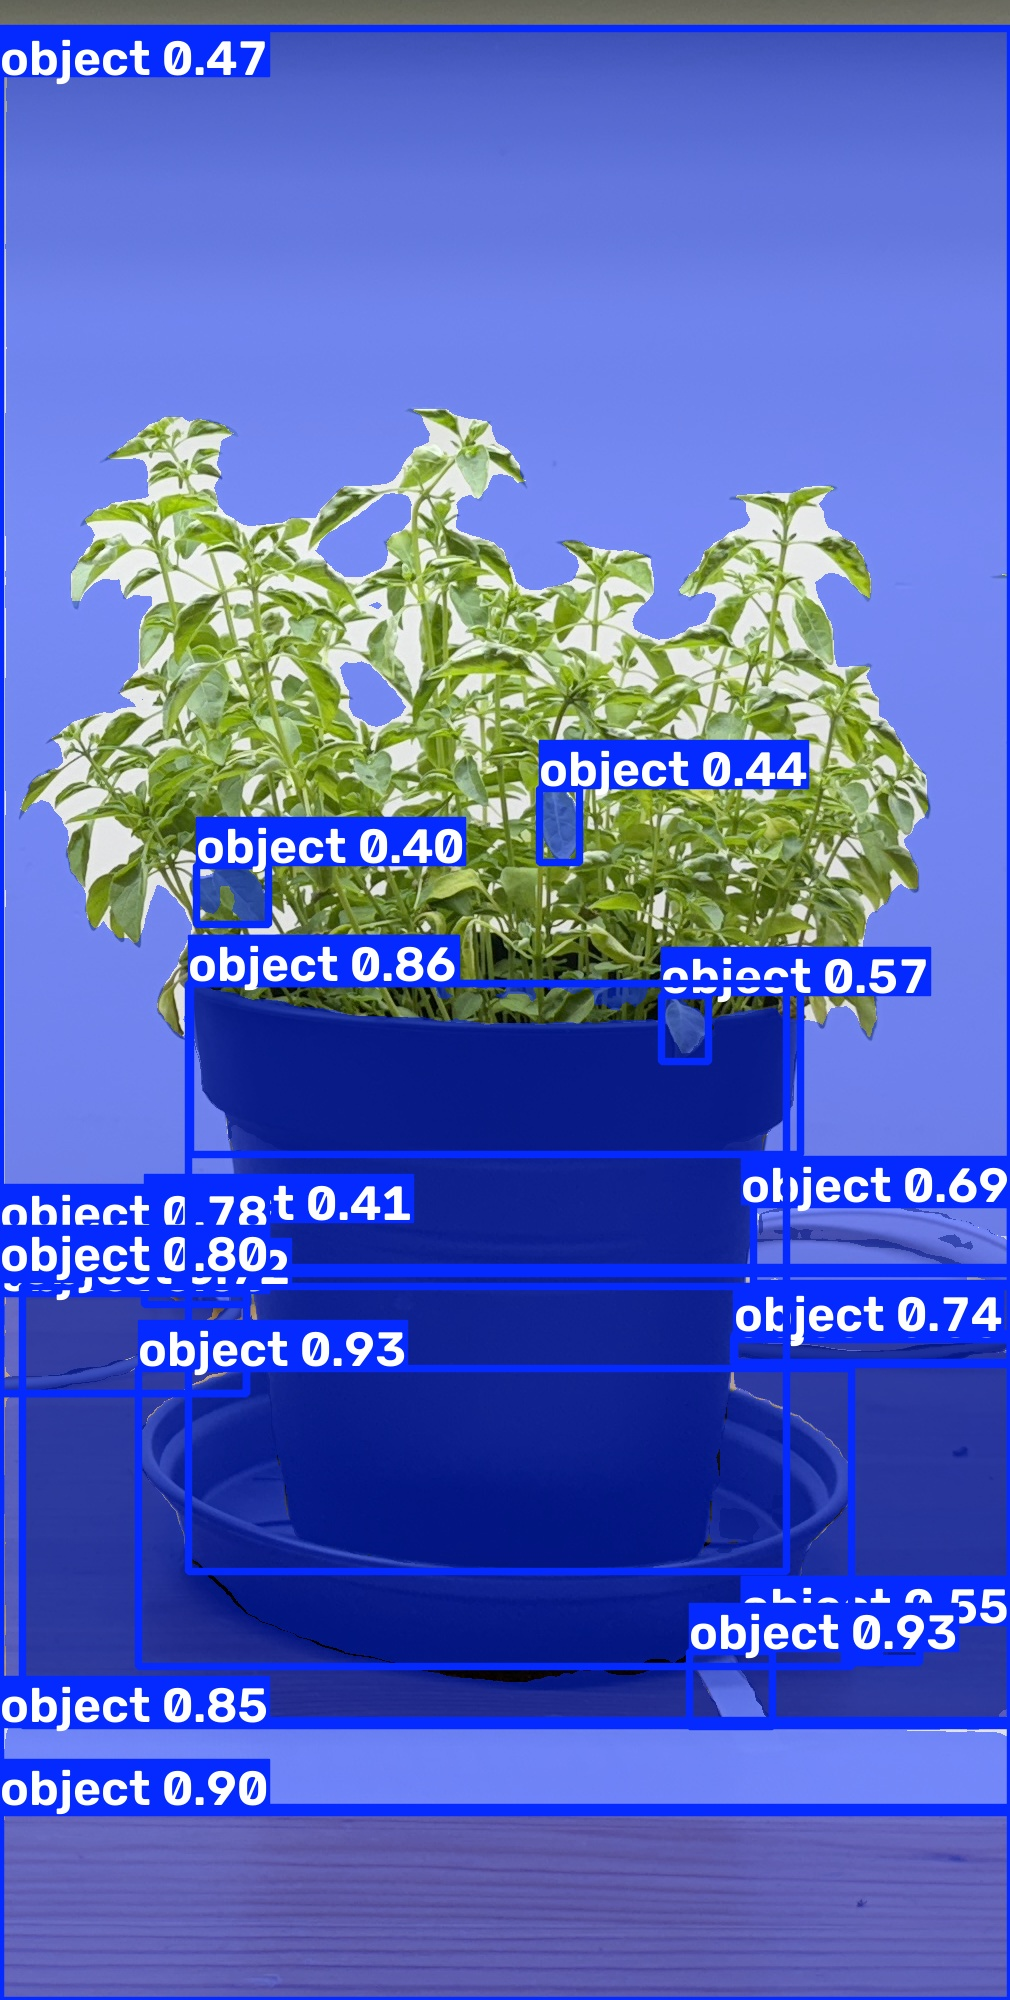

The Python source for this figure:
from pathlib import Path
from ultralytics import FastSAM

here = Path(__file__).resolve().parent      # ...\Diploma\models
project = here.parent                       # ...\Diploma

model = FastSAM(str(here / "FastSAM-s.pt"))
photo = project / "images" / "basil03_20250208T120005Z.png"
result = model(str(photo), retina_masks=True, imgsz=1024, conf=0.4, iou=0.9)[0]
print("Segments found:", len(result.masks))
result.save(str(here / "fastsam_test.jpg"))
